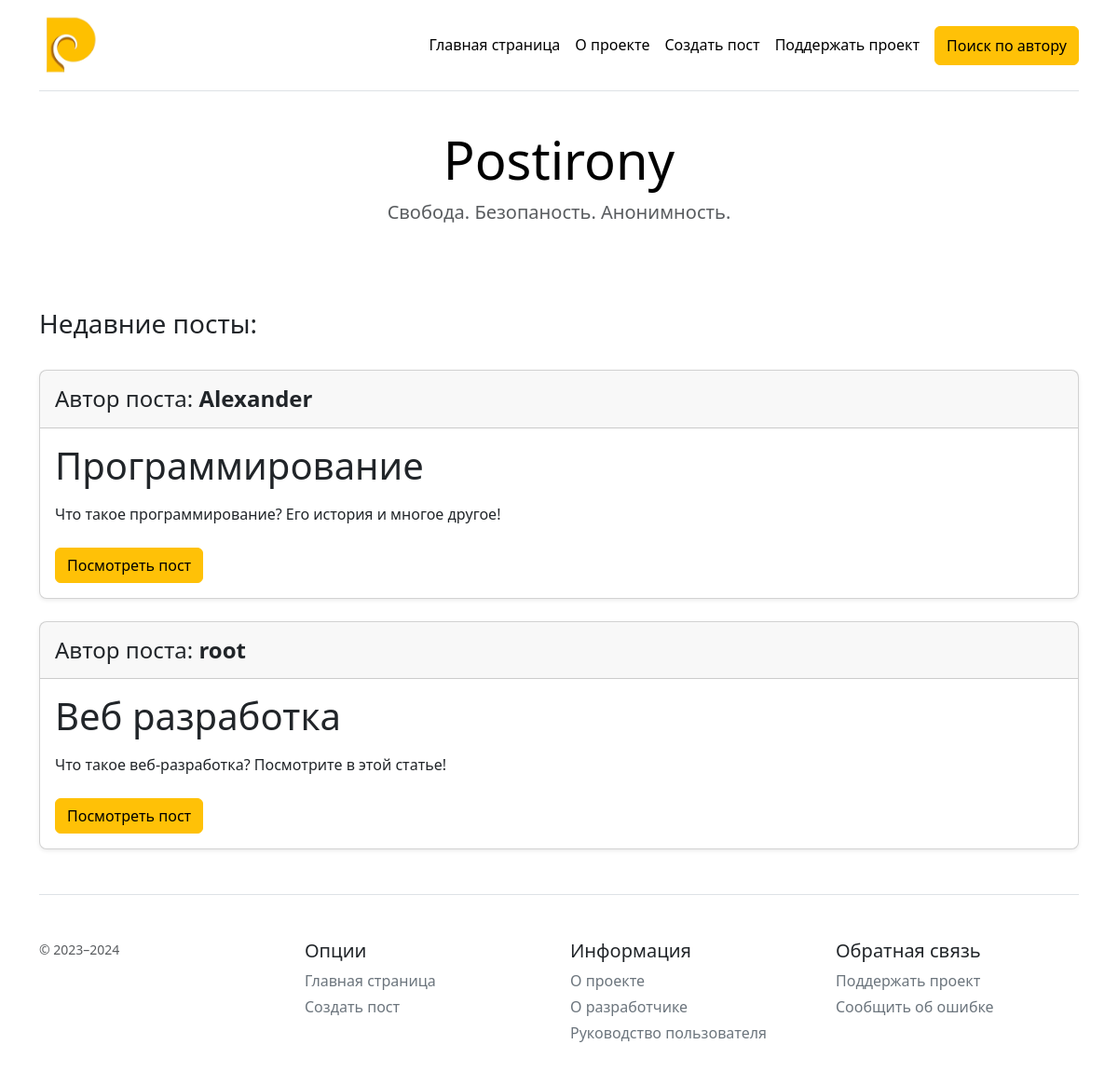
Before: / with the older database file.
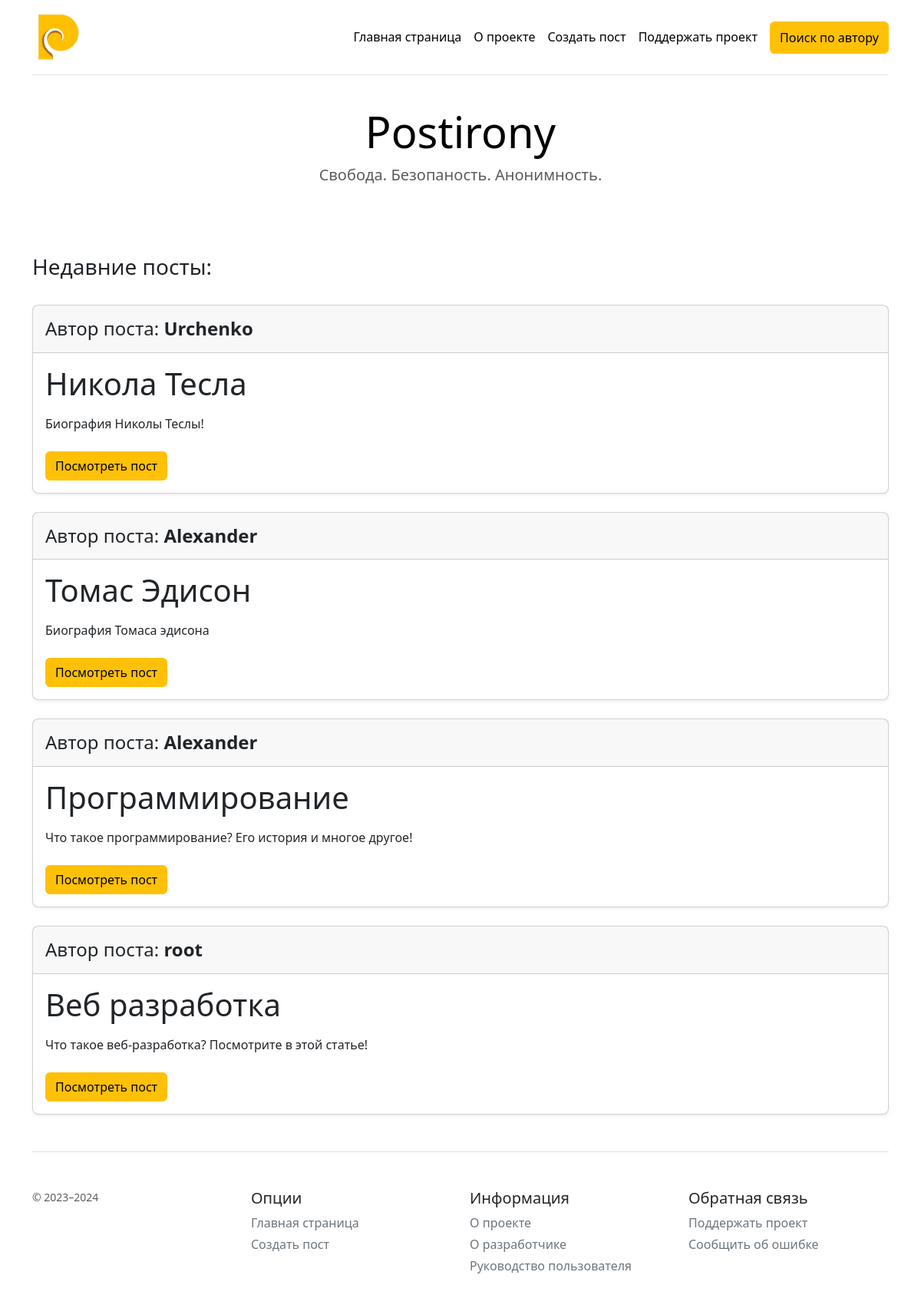
After: the same page with the newer database file.
### app.py (models this page shows, shortened)
class Post(db.Model):
    id: Mapped[int] = mapped_column(Integer, primary_key=True)
    title: Mapped[str] = mapped_column(String, nullable=False)
    pretext: Mapped[str] = mapped_column(String, nullable=False)
    text: Mapped[str] = mapped_column(Text, nullable=False)
    author: Mapped[str] = mapped_column(String, nullable=False)
    edit_key: Mapped[str] = mapped_column(String)

### app.py (the view)
@app.route('/')
def index():
    posts = Post.query.order_by(desc(Post.id)).all()
    return render_template('index.html', data=posts)

### templates/index.html (shortened to what this page needs)
{% extends 'base.html' %}
{% block body %}
<main>
  <div class="pricing-header p-3 pb-md-4 mx-auto text-center">
    <h1 class="display-4 fw-normal text-body-emphasis">Postirony</h1>
    <p class="fs-5 text-body-secondary">Свобода. Безопаность. Анонимность.</p>
  </div>
  <br>
  <br>
  <h3 class="text-start">Недавние посты:</h3>
  <br>
  {% if data|length > 0 %}
    {% set change = 0 %}
    {% for i in data[:10] %}
          <div class="card mb-4 rounded-3 shadow-sm">
            <div class="card-header py-3">
              <h4 class="my-0 fw-normal">Автор поста: <b>{{ i.author }}</b></h4>
            </div>
            <div class="card-body">
              <h1 class="card-title pricing-card-title">{{ i.title }}</h1>
              <ul class="list-unstyled mt-3 mb-4">
                <li>{{ i.pretext }}</li>
              </ul>
              <a href="/posts/{{ i.id }}" class="btn btn-warning">Посмотреть пост</a>
            </div>
          </div>
    {% endfor %}
  {% else %}
    <h6 class="text-start">Ни одного поста ещё нет!</h6>
  {% endif %}
</main>
{% endblock %}

### templates/base.html (shortened to what this page needs)
<!DOCTYPE html>
<html lang="ru">
<head>
    <link rel="stylesheet" href="{{ url_for('static', filename='bootstrap.min.css') }}">
</head>
<body>
<div class="container py-3">
  <header>
    <div class="d-flex flex-column flex-md-row align-items-center pb-3 mb-4 border-bottom">
      <a href="/pname" class="d-flex align-items-center link-body-emphasis text-decoration-none">
        <img width="65" height="65" src="{{ url_for('static', filename='site/images/postirony-logo.png') }}">
      </a>
      <nav class="d-inline-flex mt-2 mt-md-0 ms-md-auto">
        <a class="me-3 py-2 link-body-emphasis text-decoration-none" href="/">Главная страница</a>
        <a class="me-3 py-2 link-body-emphasis text-decoration-none" href="/about">О проекте</a>
        <a class="me-3 py-2 link-body-emphasis text-decoration-none" href="/create">Создать пост</a>
        <a class="me-3 py-2 link-body-emphasis text-decoration-none" href="#">Поддержать проект</a>
        <a href="/search" class="btn btn-warning py-2 link-body-emphasis text-decoration-none">Поиск по автору</a>
      </nav>
    </div>
  </header>
  {% block body %}{% endblock %}
  <footer class="pt-4 my-md-5 pt-md-5 border-top">
    <div class="row">
      <div class="col-12 col-md">
        <small class="d-block mb-3 text-body-secondary">© 2023–2024</small>
      </div>
      <div class="col-6 col-md">
        <h5>Опции</h5>
        <ul class="list-unstyled text-small">
          <li class="mb-1"><a class="link-secondary text-decoration-none" href="/">Главная страница</a></li>
          <li class="mb-1"><a class="link-secondary text-decoration-none" href="/create">Создать пост</a></li>
        </ul>
      </div>
      <div class="col-6 col-md">
        <h5>Информация</h5>
        <ul class="list-unstyled text-small">
          <li class="mb-1"><a class="link-secondary text-decoration-none" href="/about">О проекте</a></li>
          <li class="mb-1"><a class="link-secondary text-decoration-none" href="#">О разработчике</a></li>
          <li class="mb-1"><a class="link-secondary text-decoration-none" href="#">Руководство пользователя</a></li>
        </ul>
      </div>
      <div class="col-6 col-md">
        <h5>Обратная связь</h5>
        <ul class="list-unstyled text-small">
          <li class="mb-1"><a class="link-secondary text-decoration-none" href="#">Поддержать проект</a></li>
          <li class="mb-1"><a class="link-secondary text-decoration-none" href="#">Сообщить об ошибке</a></li>
        </ul>
      </div>
    </div>
  </footer>
</div>
</body>
</html>

Changed rows visible on the page:
added Post: author "Urchenko", title "Никола Тесла", pretext "Биография Николы Теслы!"
added Post: author "Alexander", title "Томас Эдисон", pretext "Биография Томаса эдисона"
